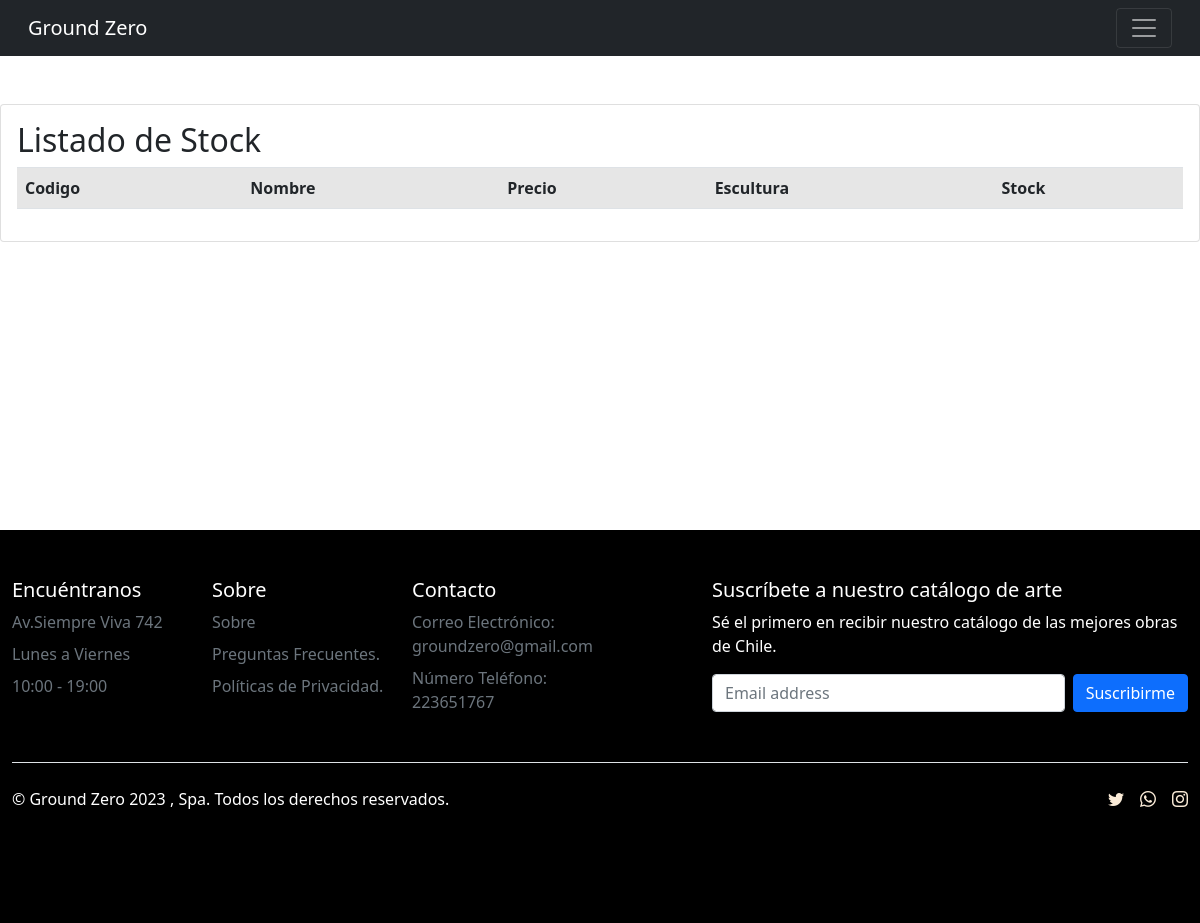
The app's page /listar-productos/, older data.
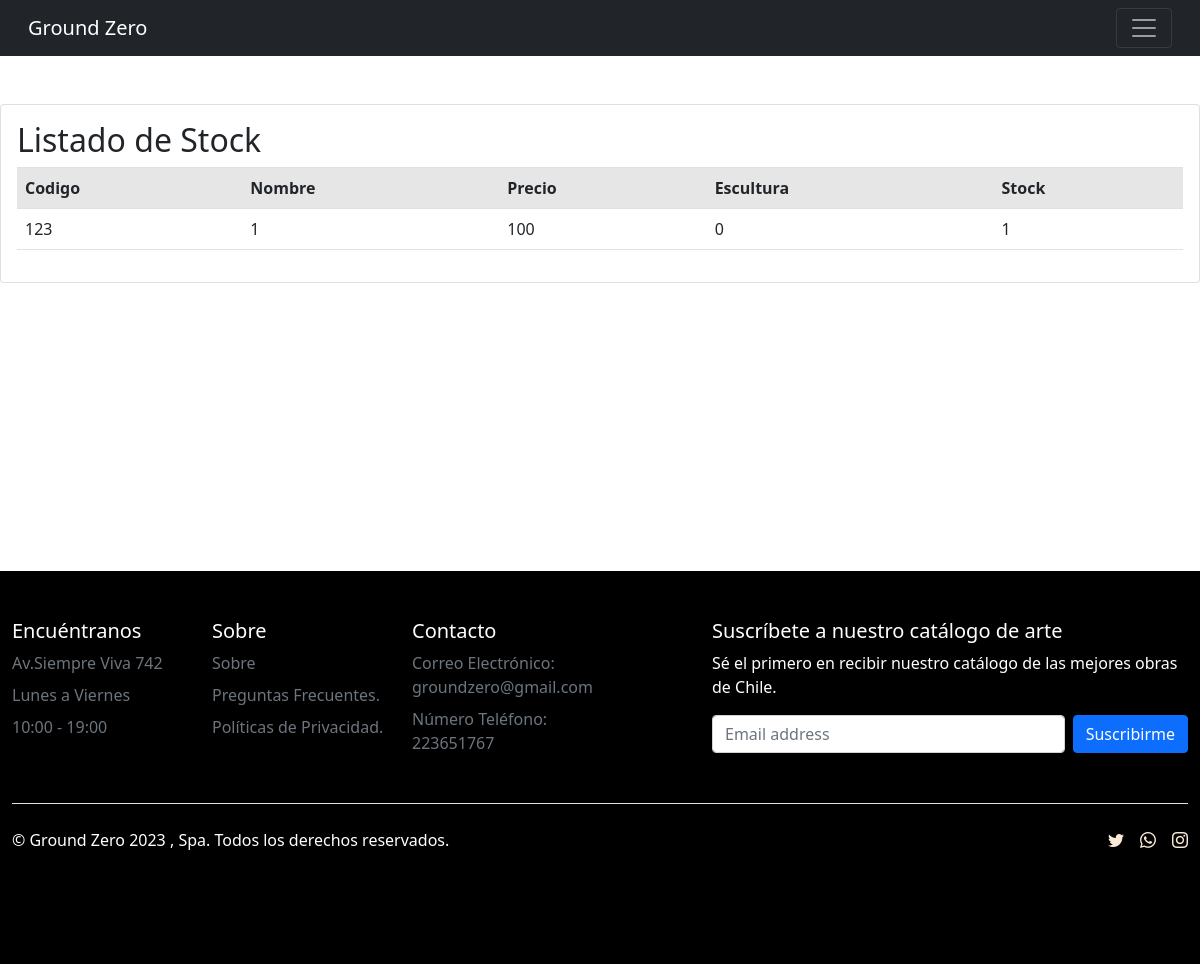
The same page, newer data.
### app/models.py (models this page shows, shortened)
class Producto(models.Model):
    codigo = models.CharField(max_length=10)
    nombre = models.CharField(max_length=50 )
    fecha_creacion = models.DateField()
    precio = models.IntegerField()
    stock = models.IntegerField()
    arte = models.IntegerField(choices=opciones_consultas)
    descripcion = models.CharField(max_length=42)
    imagen = models.ImageField(upload_to="productos", null=True)

### app/views.py (the view)
# urls.py: path('listar-productos/', listar_productos, name="listar_productos"),
def listar_productos(request):
    productos = Producto.objects.all()
    data = {
        'productos':productos
    }
    return render(request, 'app/producto/listar.html', data)

### app/templates/app/producto/listar.html (shortened to what the changed rows need)
{% load static %}
<!doctype html>
<html lang="en">
<head>
    <link rel="stylesheet" href="https://cdn.jsdelivr.net/npm/bootstrap-icons@1.10.5/font/bootstrap-icons.css">
    <link rel="stylesheet" href="https://stackpath.bootstrapcdn.com/bootstrap/4.5.2/css/bootstrap.min.css">
    <link href="https://cdn.jsdelivr.net/npm/bootstrap@5.1.3/dist/css/bootstrap.min.css" rel="stylesheet"
>
        {% block css %}
        <link rel="stylesheet" href="{% static 'app/css/style.css' %}">
        {% endblock  %}
</head>
<body>
    <br><br>
    <div class="card">
        <div class="card-body">
            <h2>Listado de Stock</h2>
            <table class="table table-striped table-hover table-responisve-sm">
        <tr>
            <th>Codigo</th>
            <th>Nombre</th>
            <th>Precio</th>
            <th>Escultura</th>
            <th>Stock</th>
        </tr>
        {% for p in productos %}
        <tr>
            <td>{{p.codigo | title}}</td>
            <td>{{p.nombre | title}}</td>
            <td>{{p.precio | title}}</td>
            <td>{{p.arte | title}}</td>
            <td>{{p.stock | title}}</td>
        </tr>
        {% endfor %}
    </table>
        </div>
    </div><br><br><br><br><br><br><br><br><br><br><br><br>
    </body>
    </html>

Row changes from the older to the newer data that the page shows:
added Producto: codigo "123", nombre "1", precio "100", arte "0", stock "1"
